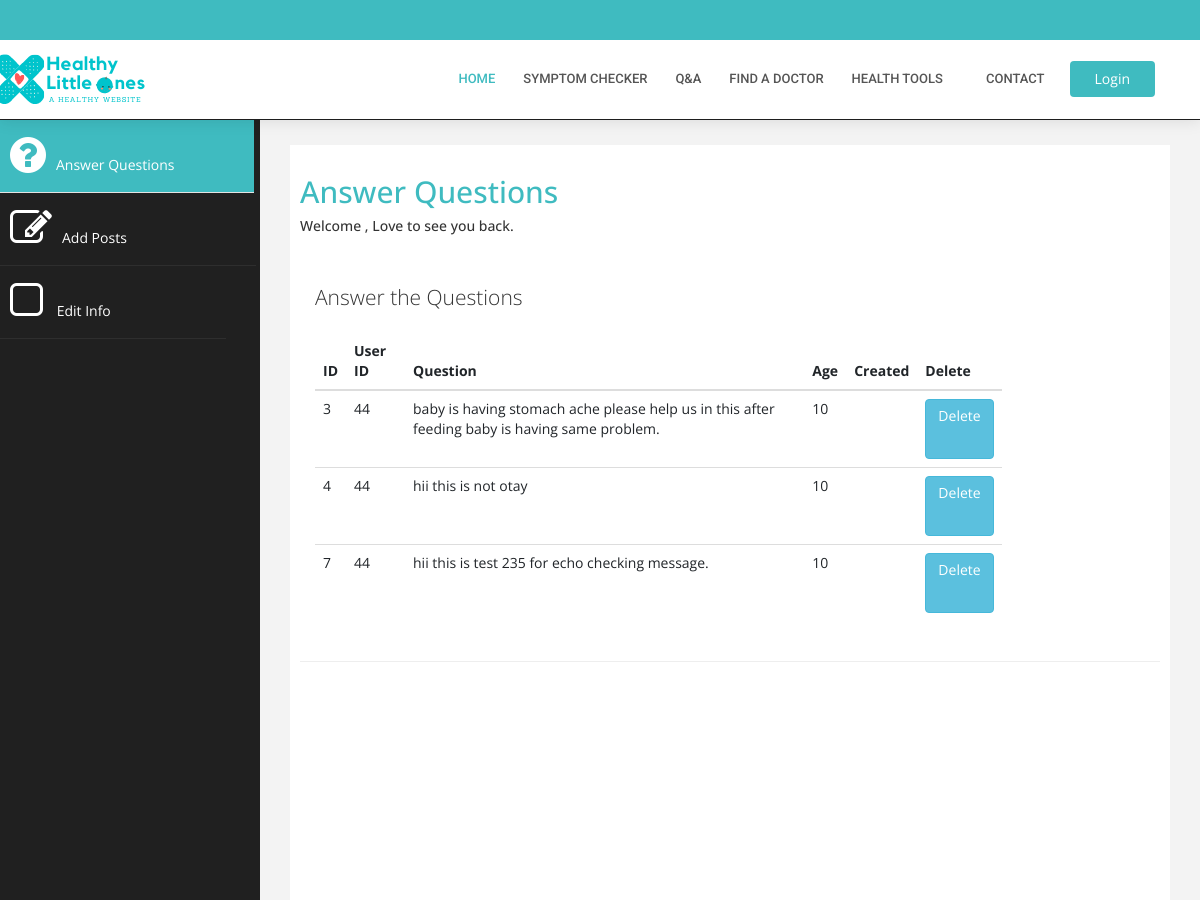
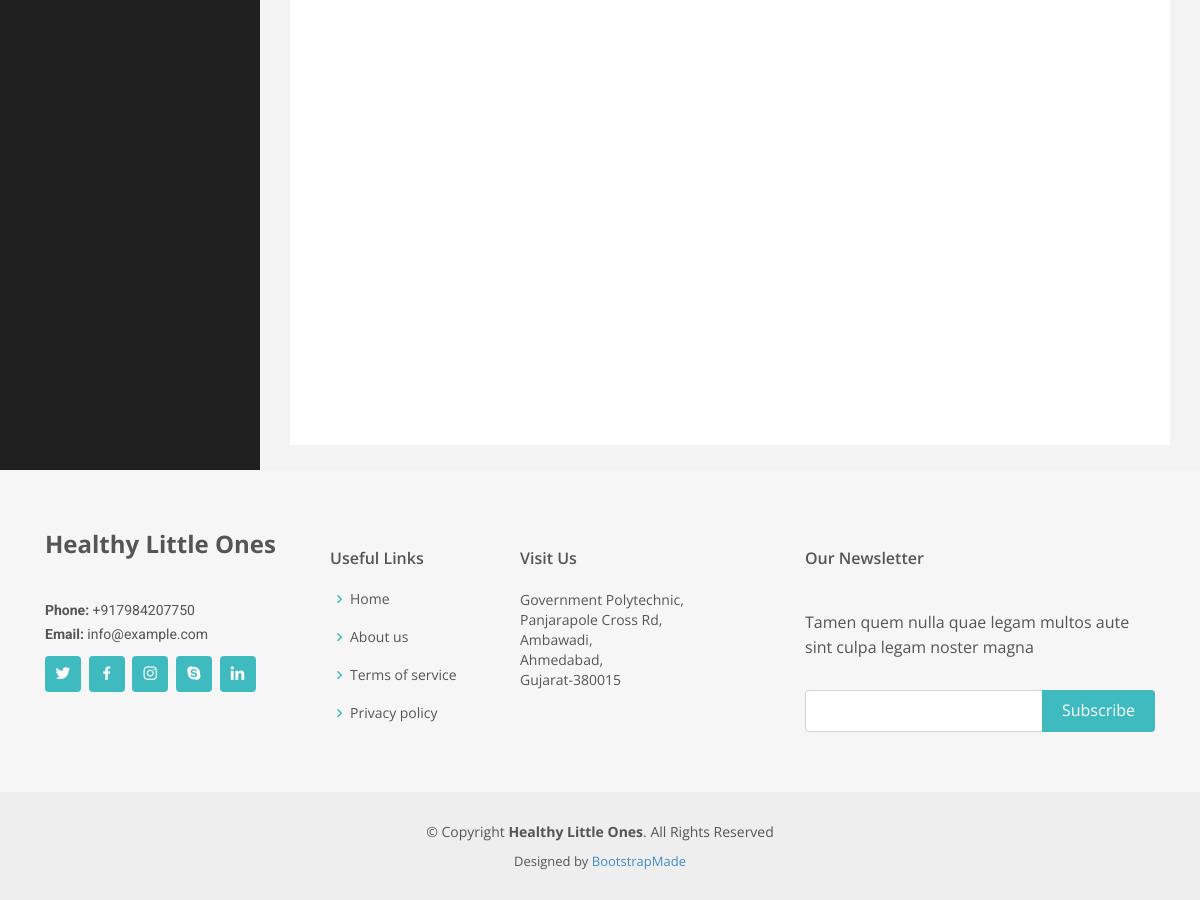
The app's page /manageans.php with its own data (2 pictures, top to bottom).
### tables this page shows
CREATE TABLE `que_doc` (
  `QueD_ID` int(255) NOT NULL,
  `User_ID` int(255) DEFAULT NULL,
  `Que_Text` varchar(255) NOT NULL,
  `que_st` int(10) NOT NULL,
  `age` int(100) NOT NULL,
  `gender` varchar(20) NOT NULL,
  `Created_AT` timestamp NOT NULL DEFAULT current_timestamp()
);

### manageans.php (the view, shortened to what this page needs)
<?php
    include("connect.php");
  $sql = "SELECT * FROM que_doc where que_st = '0'";
  if($result = mysqli_query($db, $sql)){
    if(mysqli_num_rows($result) > 0){
include("header.php");
?>
<head>
    <link href="assets/css/bootstrap.css" rel="stylesheet" />
    <link href="assets/css/font-awesome.css" rel="stylesheet" />
    <link href="assets/css/custom.css" rel="stylesheet" />
   <link href="docpanel.css" rel="stylesheet" />
</head>
<body>
    <div id="wrapper">
       <br><br><br><br>
                <nav class="navbar-default navbar-side" role="navigation">
            <div class="sidebar-collapse">
                <ul class="nav" id="main-menu">
                      <li style="background-color:white">
                        <a class="active-menu"  href="Docpanel"><i class="fa fa-3x fa-question-circle" aria-hidden="true"></i>Answer Questions&emsp;&emsp;&emsp;&emsp;&emsp;</a>
                    </li>
                    <li>
                        <a  href="tab-panel.html"><i class="fa fa-3x fa-pencil-square-o" aria-hidden="true"></i>Add Posts&emsp;&emsp;&emsp;&emsp;&emsp;&emsp;&emsp;&emsp;&ensp;</a>
                    </li>
                  <li  >
                        <a  href="blank.html"><i class="fa fa-square-o fa-3x"></i> Edit Info&emsp;&emsp;&emsp;&emsp;&emsp;&emsp;&emsp;&ensp;</a>
                    </li>
                </ul>
            </div>
        </nav>
        <div id="page-wrapper" >
            <div id="page-inner">
                <div class="row">
                    <div class="col-md-12">
                     <h2>Answer Questions</h2>
                        <h5>Welcome  , Love to see you back. </h5>
      <div class="col-md-9 col-lg-10 main"><br>
        <h1 class="lead hidden-xs-down">Answer the Questions</h1>
        <table class="table table-hover">
            <thead>
              <tr>
                <th scope="col">ID</th>
                <th scope="col">User ID</th>
                <th scope="col">Question</th>
                <th scope="col">Age</th>
                <th scope="col">Created</th>
                <th scope="col">Delete</th>
              </tr>
            </thead>
            <tbody>
             <?php
              while($rows=$result->fetch_assoc())
              {
             ?>
              <tr>
                <td><?php echo $rows['QueD_ID'] ?></td>
                <td><?php echo $rows['User_ID'] ?></td>
                <td><?php echo $rows['Que_Text'] ?></td>
                <td><?php echo $rows['age'] ?></td>
                <td><?php echo $rows['Created_At'] ?></td><?php $ans = "ans"; ?>
                      <td><?php echo'<a href="deleteans.php?id='.$rows['QueD_ID'].'stat='.$ans.'" class="btn btn-info btn-dark ">'?>
                      <i class="lni lni-trash"></i></i> Delete
                      </a></td>
              </tr>
              <?php
              }
              ?>
            </tbody>
          </table>
          </div>
                    </div>
                </div>
                 <hr />
    </div>
            </div>
        </div>
    <?php
}
else{
  include('header.php');
  echo '
        <br><br><br><h1>Sorry no records found.</h1><hr>';
        include('footer.php');
    }
} else{
    echo "ERROR: Could not able to execute $sql. " . mysqli_error($db);
}
include("footer.php");
?>

### header.php (shortened to what this page needs)
<!DOCTYPE html>
<html lang="en">
<head>
  <link href="https://maxcdn.bootstrapcdn.com/font-awesome/4.3.0/css/font-awesome.min.css" rel="stylesheet">
  <link href="assets/vendor/bootstrap/css/bootstrap.min.css" rel="stylesheet">
  <link href="assets/vendor/icofont/icofont.min.css" rel="stylesheet">
  <link href="assets/vendor/boxicons/css/boxicons.min.css" rel="stylesheet">
  <link href="assets/vendor/animate.css/animate.min.css" rel="stylesheet">
  <link href="assets/vendor/owl.carousel/assets/owl.carousel.min.css" rel="stylesheet">
  <link href="assets/vendor/venobox/venobox.css" rel="stylesheet">
  <link href="assets/vendor/aos/aos.css" rel="stylesheet">
<link href="assets/css/style.css" rel="stylesheet">
</head>
<body>
  <div id="topbar" class="d-none d-lg-flex align-items-center fixed-top">
  </div>
  <header id="header" class="fixed-top">
    <div class="container d-flex align-items-center">
      <a style="margin:-80px"href="index.html" class=" mr-auto"><img src="assets/img/logo.png" alt=""></a>
      <nav class="nav-menu d-none d-lg-block">
        <ul>
          <li class="active"><a href="index.html">Home</a></li>
          <li><a href="Symptomchecker.html">Symptom checker</a></li>
          <li><a href="Q&A.html">Q&A</a></li>
          <li><a href="#doctors">Find A doctor</a></li>
           <li class="drop-down"><a href="">Health tools</a>
        </li>
          <li><a href="#contact">Contact</a></li>
        </ul>
      </nav>
      <a href="login.php" class="appointment-btn scrollto" target="_self"> Login  </a>
    </div>
  </header><br><br>

### footer.php (shortened to what this page needs)
  <footer id="footer">
    <div class="footer-top">
      <div class="container">
        <div class="row">
          <div class="col-lg-3 col-md-6">
            <div class="footer-info">
              <h3>Healthy Little Ones</h3>
              <p>
                <strong>Phone:</strong> +917984207750<br>
                <strong>Email:</strong> info@example.com<br>
              </p>
              <div class="social-links mt-3">
                <a href="#" class="twitter"><i class="bx bxl-twitter"></i></a>
                <a href="#" class="facebook"><i class="bx bxl-facebook"></i></a>
                <a href="#" class="instagram"><i class="bx bxl-instagram"></i></a>
                <a href="#" class="google-plus"><i class="bx bxl-skype"></i></a>
                <a href="#" class="linkedin"><i class="bx bxl-linkedin"></i></a>
              </div>
            </div>
          </div>
          <div class="col-lg-2 col-md-6 footer-links">
            <h4>Useful Links</h4>
            <ul>
              <li><i class="bx bx-chevron-right"></i> <a href="#">Home</a></li>
              <li><i class="bx bx-chevron-right"></i> <a href="#">About us</a></li>
              <li><i class="bx bx-chevron-right"></i> <a href="#">Terms of service</a></li>
              <li><i class="bx bx-chevron-right"></i> <a href="#">Privacy policy</a></li>
            </ul>
          </div>
          <div class="col-lg-3 col-md-6 footer-links">
            <h4>Visit Us</h4>
            <ul>
              <li>Government Polytechnic,<br> Panjarapole Cross Rd,<br> Ambawadi, <br>Ahmedabad, <br>Gujarat-380015</li>
            </ul>
          </div>
          <div class="col-lg-4 col-md-6 footer-newsletter">
            <h4>Our Newsletter</h4>
            <p>Tamen quem nulla quae legam multos aute sint culpa legam noster magna</p>
            <form action="" method="post">
              <input type="email" name="email"><input type="submit" value="Subscribe">
            </form>
          </div>
        </div>
      </div>
    </div>
    <div class="container">
      <div class="copyright">
        &copy; Copyright <strong><span>Healthy Little Ones</span></strong>. All Rights Reserved
      </div>
      <div class="credits">
        Designed by <a href="https://bootstrapmade.com/">BootstrapMade</a>
      </div>
    </div>
  </footer>
</body>
</html>

### assets/css/style.css (style rules this page uses)
body { font-family: "Open Sans", sans-serif; color: #444444; }
a { color: #3fbbc0; }
h1, h2, h3, h4, h5, h6 { font-family: "Roboto", sans-serif; }
#topbar { background: #3fbbc0; color: #fff; height: 40px; font-size: 16px; font-weight: 600; transition: all 0.5s; }
#header { background: #fff; transition: all 0.5s; z-index: 997; padding: 20px 0; top: 40px; box-shadow: 0px 2px 15px rgba(0, 0, 0, 0.1); }
.nav-menu ul { margin: 0; padding: 0; list-style: none; }
.nav-menu > ul { display: flex; }
.nav-menu > ul > li { position: relative; white-space: nowrap; padding: 10px 0 10px 28px; }
.nav-menu a { display: block; position: relative; color: #555555; transition: 0.3s; font-size: 13px; font-family: "Roboto", sans-serif; text-transform: uppercase; font-weight: 500; }
.nav-menu a:hover, .nav-menu .active > a, .nav-menu li:hover > a { color: #3fbbc0; }
.nav-menu .drop-down > a:after { content: "\ea99"; font-family: IcoFont; padding-left: 5px; }
.appointment-btn { margin-left: 25px; background: #3fbbc0; color: #fff; border-radius: 4px; padding: 8px 25px; white-space: nowrap; transition: 0.3s; font-size: 14px; display: inline-block; }
.mobile-nav { position: fixed; top: 55px; right: 15px; bottom: 15px; left: 15px; z-index: 9999; overflow-y: auto; background: #fff; transition: ease-in-out 0.2s; opacity: 0; visibility: hidden; border-radius: 10px; padding: 10px 0; }
.mobile-nav * { margin: 0; padding: 0; list-style: none; }
.mobile-nav a { display: block; position: relative; color: #555555; padding: 10px 20px; font-weight: 500; outline: none; }
.mobile-nav a:hover, .mobile-nav .active > a, .mobile-nav li:hover > a { color: #3fbbc0; text-decoration: none; }
.mobile-nav .drop-down > a:after { content: "\ea99"; font-family: IcoFont; padding-left: 10px; position: absolute; right: 15px; }
.mobile-nav .drop-down > a { padding-right: 35px; }
#footer { background: #eeeeee; padding: 0 0 30px 0; color: #555555; font-size: 14px; }
#footer .footer-top { background: #f6f6f6; padding: 60px 0 30px 0; }
#footer .footer-top .footer-info { margin-bottom: 30px; }
#footer .footer-top .footer-info h3 { font-size: 24px; margin: 0 0 20px 0; padding: 2px 0 2px 0; line-height: 1; font-weight: 700; }
#footer .footer-top .footer-info p { font-size: 14px; line-height: 24px; margin-bottom: 0; font-family: "Roboto", sans-serif; }
#footer .footer-top .social-links a { font-size: 18px; display: inline-block; background: #3fbbc0; color: #fff; line-height: 1; padding: 8px 0; margin-right: 4px; border-radius: 4px; text-align: center; width: 36px; height: 36px; transition: 0.3s; }
#footer .footer-top h4 { font-size: 16px; font-weight: 600; position: relative; padding-bottom: 12px; }
#footer .footer-top .footer-links { margin-bottom: 30px; }
#footer .footer-top .footer-links ul { list-style: none; padding: 0; margin: 0; }
#footer .footer-top .footer-links ul i { padding-right: 2px; color: #3fbbc0; font-size: 18px; line-height: 1; }
#footer .footer-top .footer-links ul li { padding: 10px 0; display: flex; align-items: center; }
#footer .footer-top .footer-links ul li:first-child { padding-top: 0; }
#footer .footer-top .footer-links ul a { color: #555555; transition: 0.3s; display: inline-block; line-height: 1; }
#footer .footer-top .footer-newsletter form { margin-top: 30px; background: #fff; padding: 6px 10px; position: relative; border: 1px solid #d5d5d5; border-radius: 4px; }
#footer .footer-top .footer-newsletter form input[type="email"] { border: 0; padding: 4px; width: calc(100% - 110px); }
#footer .footer-top .footer-newsletter form input[type="submit"] { position: absolute; top: -1px; right: -1px; bottom: -1px; border: 0; background: none; font-size: 16px; padding: 0 20px; background: #3fbbc0; color: #fff; transition: 0.3s; border-radius: 0 4px 4px 0; }
#footer .copyright { text-align: center; padding-top: 30px; }
#footer .credits { padding-top: 10px; text-align: center; font-size: 13px; }
h4, .h4 { font-size: 18px; }
.btn { height: 60px; position: right; right: 0; top: 5px; border-radius:1px; }
body { margin-top:20px; }
img { max-width: 100%; }
img { vertical-align: middle; border-style: none; }

### records on screen
que_doc: QueD_ID "3", User_ID "44", Que_Text "baby is having stomach ache please help us in this after feeding baby is having same problem.", age "10"
que_doc: QueD_ID "4", User_ID "44", Que_Text "hii this is not otay", age "10"
que_doc: QueD_ID "7", User_ID "44", Que_Text "hii this is test 235 for echo checking message.", age "10"
